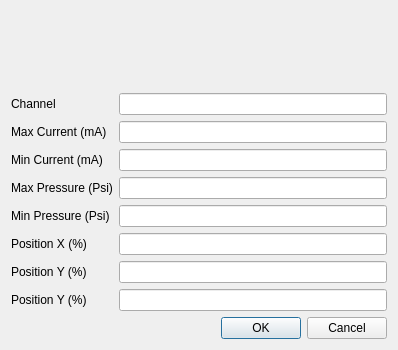
<?xml version="1.0" encoding="UTF-8"?>
<ui version="4.0">
 <class>Dialog</class>
 <widget class="QDialog" name="Dialog">
  <property name="geometry">
   <rect>
    <x>0</x>
    <y>0</y>
    <width>398</width>
    <height>350</height>
   </rect>
  </property>
  <property name="windowTitle">
   <string>PT-Current read</string>
  </property>
  <layout class="QFormLayout" name="formLayout">
   <item row="1" column="0">
    <widget class="QLabel" name="label">
     <property name="text">
      <string>Channel</string>
     </property>
    </widget>
   </item>
   <item row="1" column="1">
    <widget class="QLineEdit" name="lineEdit"/>
   </item>
   <item row="2" column="0">
    <widget class="QLabel" name="label_2">
     <property name="text">
      <string>Max Current (mA)</string>
     </property>
    </widget>
   </item>
   <item row="2" column="1">
    <widget class="QLineEdit" name="lineEdit_2"/>
   </item>
   <item row="3" column="0">
    <widget class="QLabel" name="label_3">
     <property name="text">
      <string>Min Current (mA)</string>
     </property>
    </widget>
   </item>
   <item row="3" column="1">
    <widget class="QLineEdit" name="lineEdit_3"/>
   </item>
   <item row="4" column="0">
    <widget class="QLabel" name="label_4">
     <property name="text">
      <string>Max Pressure (Psi)</string>
     </property>
    </widget>
   </item>
   <item row="4" column="1">
    <widget class="QLineEdit" name="lineEdit_4"/>
   </item>
   <item row="5" column="0">
    <widget class="QLabel" name="label_5">
     <property name="text">
      <string>Min Pressure (Psi)</string>
     </property>
    </widget>
   </item>
   <item row="5" column="1">
    <widget class="QLineEdit" name="lineEdit_5"/>
   </item>
   <item row="6" column="0">
    <widget class="QLabel" name="label_7">
     <property name="text">
      <string>Position X (%)</string>
     </property>
    </widget>
   </item>
   <item row="6" column="1">
    <widget class="QLineEdit" name="lineEdit_7"/>
   </item>
   <item row="7" column="0">
    <widget class="QLabel" name="label_6">
     <property name="text">
      <string>Position Y (%)</string>
     </property>
    </widget>
   </item>
   <item row="7" column="1">
    <widget class="QLineEdit" name="lineEdit_6"/>
   </item>
   <item row="8" column="0">
    <widget class="QLabel" name="label_8">
     <property name="text">
      <string>Position Y (%)</string>
     </property>
    </widget>
   </item>
   <item row="8" column="1">
    <widget class="QLineEdit" name="lineEdit_8"/>
   </item>
   <item row="9" column="0" colspan="2">
    <widget class="QDialogButtonBox" name="buttonBox">
     <property name="orientation">
      <enum>Qt::Horizontal</enum>
     </property>
     <property name="standardButtons">
      <set>QDialogButtonBox::Cancel|QDialogButtonBox::Ok</set>
     </property>
    </widget>
   </item>
   <item row="0" column="1">
    <spacer name="verticalSpacer">
     <property name="orientation">
      <enum>Qt::Vertical</enum>
     </property>
     <property name="sizeHint" stdset="0">
      <size>
       <width>20</width>
       <height>40</height>
      </size>
     </property>
    </spacer>
   </item>
  </layout>
 </widget>
 <resources/>
 <connections>
  <connection>
   <sender>buttonBox</sender>
   <signal>accepted()</signal>
   <receiver>Dialog</receiver>
   <slot>accept()</slot>
   <hints>
    <hint type="sourcelabel">
     <x>248</x>
     <y>254</y>
    </hint>
    <hint type="destinationlabel">
     <x>157</x>
     <y>274</y>
    </hint>
   </hints>
  </connection>
  <connection>
   <sender>buttonBox</sender>
   <signal>rejected()</signal>
   <receiver>Dialog</receiver>
   <slot>reject()</slot>
   <hints>
    <hint type="sourcelabel">
     <x>316</x>
     <y>260</y>
    </hint>
    <hint type="destinationlabel">
     <x>286</x>
     <y>274</y>
    </hint>
   </hints>
  </connection>
 </connections>
</ui>
